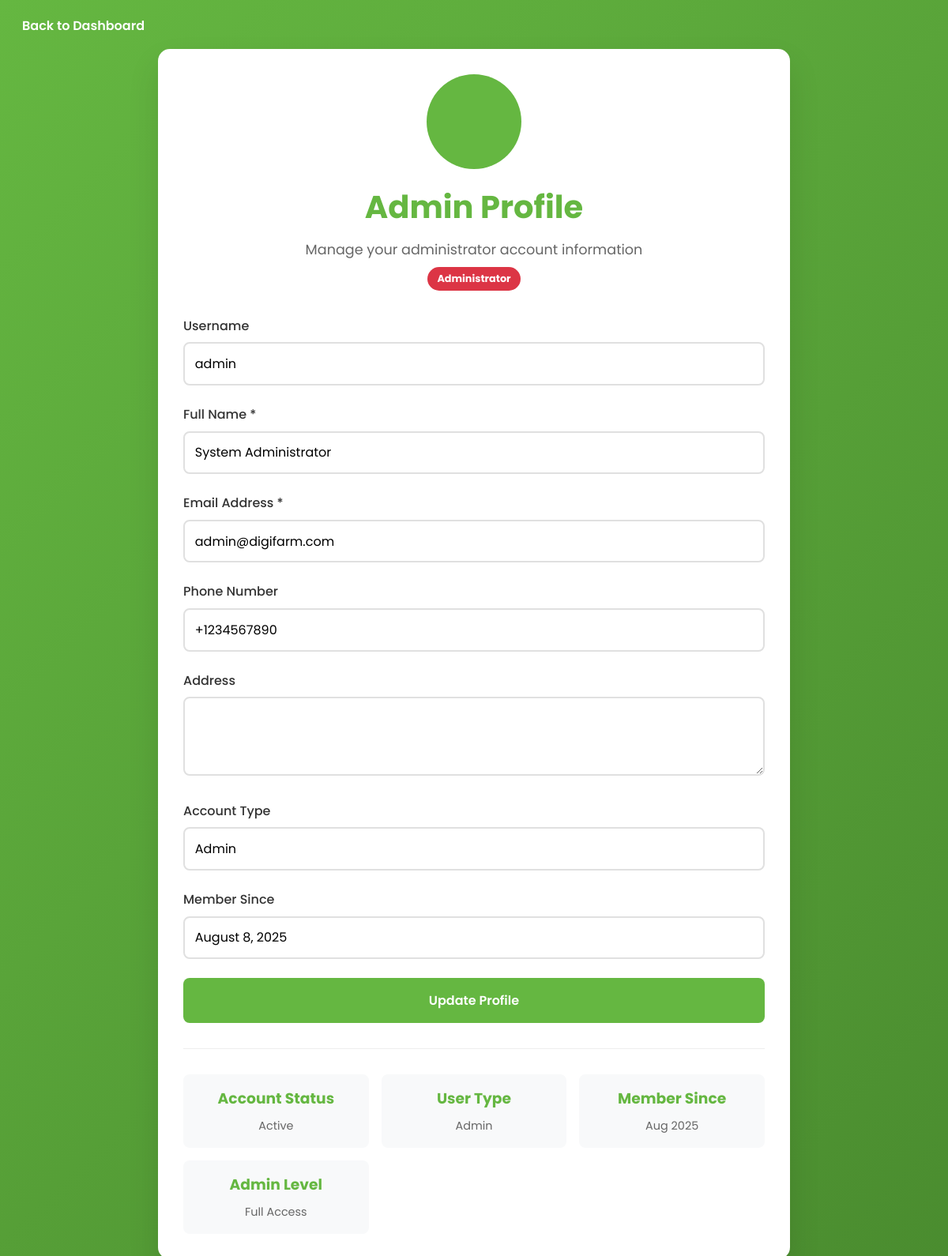
Screenshot of /admin/profile.php (signed in) with the database file from the repository.
### tables this page shows
CREATE TABLE IF NOT EXISTS users (
    id INT AUTO_INCREMENT PRIMARY KEY,
    username VARCHAR(50) UNIQUE NOT NULL,
    email VARCHAR(100) UNIQUE NOT NULL,
    password VARCHAR(255) NOT NULL,
    full_name VARCHAR(100) NOT NULL,
    phone VARCHAR(20),
    address TEXT,
    user_type ENUM('farmer', 'admin') DEFAULT 'farmer',
    created_at TIMESTAMP DEFAULT CURRENT_TIMESTAMP
);

### admin/profile.php (the view, shortened to what this page needs)
<?php
require_once '../config/database.php';
$user_id = $_SESSION['user_id'];
try {
    $stmt = $pdo->prepare("SELECT * FROM users WHERE id = ?");
    $stmt->execute([$user_id]);
    $user = $stmt->fetch();
} catch (PDOException $e) {
    $error = 'Error fetching user data: ' . $e->getMessage();
}
?>
<!DOCTYPE html>
<html lang="en">
<head>
    <link rel="stylesheet" href="../style.css">
    <link rel='stylesheet' href='https://cdn-uicons.flaticon.com/3.0.0/uicons-regular-straight/css/uicons-regular-straight.css'>
</head>
<body>
    <div class="profile-container">
        <a href="dashboard.php" class="back-link">
            Back to Dashboard
        </a>
        <div class="profile-content">
            <div class="profile-header">
                <div class="profile-avatar">
                </div>
                <h1><i class="fi fi-rs-user"></i> Admin Profile</h1>
                <p>Manage your administrator account information</p>
                <div class="admin-badge">Administrator</div>
            </div>
            <form method="POST" action="">
                <div class="form-group">
                    <label for="username">Username</label>
                    <input type="text" id="username" value="<?php echo htmlspecialchars($user['username']); ?>" readonly>
                </div>
                <div class="form-group">
                    <label for="full_name">Full Name *</label>
                    <input type="text" id="full_name" name="full_name" value="<?php echo htmlspecialchars($user['full_name']); ?>" required>
                </div>
                <div class="form-group">
                    <label for="email">Email Address *</label>
                    <input type="email" id="email" name="email" value="<?php echo htmlspecialchars($user['email']); ?>" required>
                </div>
                <div class="form-group">
                    <label for="phone">Phone Number</label>
                    <input type="tel" id="phone" name="phone" value="<?php echo htmlspecialchars($user['phone'] ?? ''); ?>">
                </div>
                <div class="form-group">
                    <label for="address">Address</label>
                    <textarea id="address" name="address"><?php echo htmlspecialchars($user['address'] ?? ''); ?></textarea>
                </div>
                <div class="form-group">
                    <label for="user_type">Account Type</label>
                    <input type="text" id="user_type" value="<?php echo ucfirst($user['user_type']); ?>" readonly>
                </div>
                <div class="form-group">
                    <label for="created_at">Member Since</label>
                    <input type="text" id="created_at" value="<?php echo date('F j, Y', strtotime($user['created_at'])); ?>" readonly>
                </div>
                <button type="submit" class="btn-update">
                    <i class="fi fi-rs-check"></i> Update Profile
                </button>
            </form>
            <div class="profile-stats">
                <div class="stat-card">
                    <h3>Account Status</h3>
                    <p>Active</p>
                </div>
                <div class="stat-card">
                    <h3>User Type</h3>
                    <p><?php echo ucfirst($user['user_type']); ?></p>
                </div>
                <div class="stat-card">
                    <h3>Member Since</h3>
                    <p><?php echo date('M Y', strtotime($user['created_at'])); ?></p>
                </div>
                <div class="stat-card">
                    <h3>Admin Level</h3>
                    <p>Full Access</p>
                </div>
            </div>
        </div>
    </div>
</body>
</html>

### style.css (style rules this page uses)
:root { --green: #65b741; --dark-green: #4a8c2f; --black: #333; --white: #fff; --gray: #f5f5f5; --light-gray: #e0e0e0; --text-gray: #666; }
* { font-family: "Poppins", sans-serif; margin: 0; padding: 0; box-sizing: border-box; text-decoration: none; transition: all .2s linear; }
html { scroll-behavior: smooth; }
body { line-height: 1.6; color: var(--black); }

### admin/profile.php (style rules this page uses)
.profile-container { min-height: 100vh; background: linear-gradient(135deg, #65b741 0%, #4a8c2f 100%); padding: 20px; }
.profile-content { max-width: 800px; margin: 0 auto; background: white; border-radius: 15px; padding: 2rem; box-shadow: 0 20px 40px rgba(0, 0, 0, 0.1); }
.profile-header { text-align: center; margin-bottom: 2rem; }
.profile-header h1 { color: var(--green); font-size: 2.5rem; margin-bottom: 0.5rem; }
.profile-header p { color: #666; font-size: 1.1rem; }
.profile-avatar { width: 120px; height: 120px; background: var(--green); border-radius: 50%; margin: 0 auto 1rem; display: flex; align-items: center; justify-content: center; color: white; font-size: 3rem; }
.form-group { margin-bottom: 1.5rem; }
.form-group label { display: block; margin-bottom: 0.5rem; color: var(--black); font-weight: 500; }
.form-group input, .form-group textarea { width: 100%; padding: 0.8rem; border: 2px solid #e0e0e0; border-radius: 8px; font-size: 1rem; transition: border-color 0.3s ease; }
.form-group textarea { height: 100px; resize: vertical; }
.btn-update { background: var(--green); color: white; padding: 1rem 2rem; border: none; border-radius: 8px; font-size: 1rem; font-weight: 600; cursor: pointer; transition: background 0.3s ease; width: 100%; }
.back-link { color: white; text-decoration: none; font-weight: 600; display: flex; align-items: center; gap: 0.5rem; margin-bottom: 1rem; }
.profile-stats { display: grid; grid-template-columns: repeat(auto-fit, minmax(200px, 1fr)); gap: 1rem; margin-top: 2rem; padding-top: 2rem; border-top: 1px solid #eee; }
.stat-card { background: #f8f9fa; padding: 1rem; border-radius: 8px; text-align: center; }
.stat-card h3 { color: var(--green); margin-bottom: 0.5rem; }
.stat-card p { color: #666; font-size: 0.9rem; }
.admin-badge { background: #dc3545; color: white; padding: 0.3rem 0.8rem; border-radius: 20px; font-size: 0.8rem; font-weight: bold; display: inline-block; margin-top: 0.5rem; }

### rows the page displays
users: username "admin", full_name "System Administrator", email "admin@digifarm.com", phone "+1234567890", user_type "Admin", created_at "August 8, 2025", created_at "Aug 2025"
